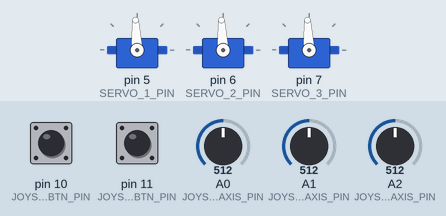
The program below on a simulated Arduino Nano, built with avr-gcc and run on an emulated ATmega328P. Shown: 3 × servo. The test bench sets the inputs (shaded band); at power-on: A2 (JOYSTICK_2_XAXIS_PIN) = 512, A0 (JOYSTICK_1_XAXIS_PIN) = 512, A1 (JOYSTICK_1_YAXIS_PIN) = 512, pin 11 (JOYSTICK_2_SWBTN_PIN) HIGH, pin 10 (JOYSTICK_1_SWBTN_PIN) HIGH.

Above: at 4.2 s.
4.3 s: A2 (JOYSTICK_2_XAXIS_PIN) set to 306
At 4.6 s:
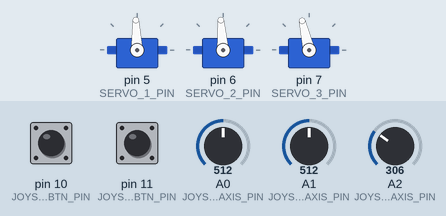
5.8 s: A0 (JOYSTICK_1_XAXIS_PIN) set to 716
At 6.1 s:
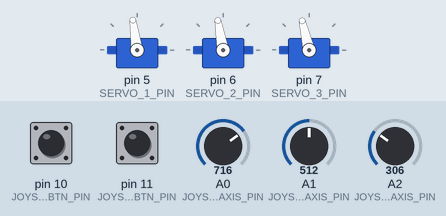
7.3 s: A1 (JOYSTICK_1_YAXIS_PIN) set to 716
At 8.2 s:
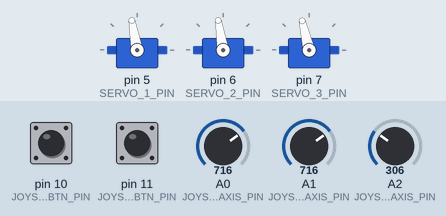
8.8 s: pin 11 (JOYSTICK_2_SWBTN_PIN) pulled LOW for 0.15 s
At 9.2 s:
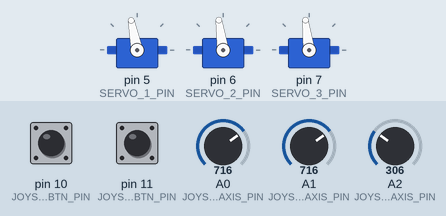
10.4 s: A0 (JOYSTICK_1_XAXIS_PIN) set to 900
At 10.9 s:
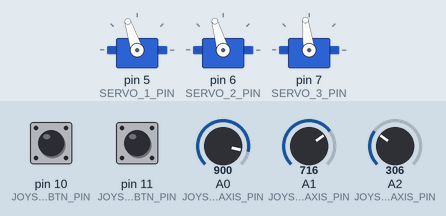
11.9 s: A2 (JOYSTICK_2_XAXIS_PIN) set to 190
At 13.1 s:
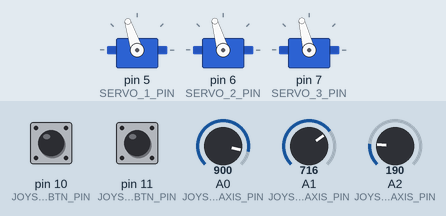
Timing chart, 0 to 14.4 s (numbered marks = the images above; inputs shaded):
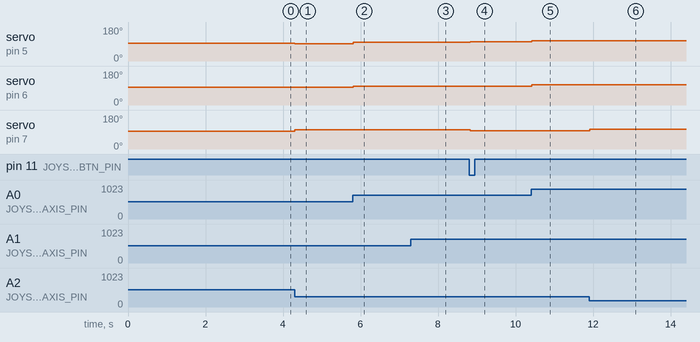

Measured:
- after the input at 4.3 s, servo on pin 5 (SERVO_1_PIN): 93° → 92° at once; servo on pin 6 (SERVO_2_PIN): 93° → 94° at once; servo on pin 7 (SERVO_3_PIN): 93° → 103° at once
- after the input at 5.8 s, servo on pin 5 (SERVO_1_PIN): 92° → 98° at once; servo on pin 6 (SERVO_2_PIN): 94° → 100° at once
- after the input at 7.3 s, servo on pin 5 (SERVO_1_PIN): 98° → 100° at once; servo on pin 6 (SERVO_2_PIN): 100° → 99° at once
- after the input at 8.8 s, servo on pin 5 (SERVO_1_PIN): 100° → 101° at once; servo on pin 6 (SERVO_2_PIN): 99° → 98° at once; servo on pin 7 (SERVO_3_PIN): 103° → 97° at once
- after the input at 10.4 s, servo on pin 5 (SERVO_1_PIN): 101° → 108° at once; servo on pin 6 (SERVO_2_PIN): 98° → 106° at once
- after the input at 11.9 s, servo on pin 7 (SERVO_3_PIN): 97° → 104° at once

The program:

main.cpp
```cpp
#include <Arduino.h>
#include <Servo.h>

#define THROTTLE_DEADZONE          40
#define TURNING_DEADZONE           60
#define VERTICAL_DEADZONE          40
#define MAX_THRUST_VERTICAL        300
#define MAX_THRUST_HORIZONTAL      200
#define SLOW_MODE_SCALE            75  // how many percent reduce from max thrust
#define VERTICAL_ROT_CORRECTION_UP 15  // in percent
#define VERTICAL_ROT_CORRECTION_DW 20  // in percent
#define HOVER_MODE_THRUST          -60

#define SERVO_1_PIN 5 // digital pins, left
#define SERVO_2_PIN 6 // right
#define SERVO_3_PIN 7 // middle

#define JOYSTICK_1_XAXIS_PIN A0 // left joystick
#define JOYSTICK_1_YAXIS_PIN A1
#define JOYSTICK_1_SWBTN_PIN 10 // digital
#define JOYSTICK_2_XAXIS_PIN A2 // right joystick
#define JOYSTICK_2_YAXIS_PIN A3
#define JOYSTICK_2_SWBTN_PIN 11 // digital

Servo servoLeft;
Servo servoRight;
Servo servoMiddle;

bool isSlowMode = false;
bool lastSlowModeState = HIGH;

bool isHoverMode = false;
bool lastHoverModeState = HIGH;

int readJoystick(int pin, bool inverted, int deadzone, int maxThrust) {
    int raw = analogRead(pin);
    int offset = raw - 512;
    if (abs(offset) < deadzone) return 0;

    int output;
    if (offset > 0) {
        output = map(raw, 512 + deadzone, 1023, 0, maxThrust);
    } else {
        output = map(raw, 0, 512 - deadzone, -maxThrust, 0);
    }

    output = constrain(output, -maxThrust, maxThrust);
    if (inverted) output = -output;
    return output;
}

int applyCurve(int input, int maxThrust) {
    long magnitude = abs(input);
    long curved = magnitude * magnitude / maxThrust;
    if (input < 0) curved = -curved;
    return (int)curved;
}

int getVerticalYawCorrection(int vertical) {
    int compensation;
    if (vertical > 0) {
        compensation = VERTICAL_ROT_CORRECTION_UP;
    } else {
        compensation = VERTICAL_ROT_CORRECTION_DW;
    }
    return (long)vertical * MAX_THRUST_HORIZONTAL * compensation / MAX_THRUST_VERTICAL / 100;
}

int thrustToPWM(int thrust) {
    return 1500 + thrust;
}

void setup() {
    pinMode(JOYSTICK_1_XAXIS_PIN, INPUT);
    pinMode(JOYSTICK_1_YAXIS_PIN, INPUT);
    pinMode(JOYSTICK_1_SWBTN_PIN, INPUT_PULLUP);
    pinMode(JOYSTICK_2_XAXIS_PIN, INPUT);
    pinMode(JOYSTICK_2_YAXIS_PIN, INPUT);
    pinMode(JOYSTICK_2_SWBTN_PIN, INPUT_PULLUP);

    servoLeft.attach(SERVO_1_PIN);
    servoRight.attach(SERVO_2_PIN);
    servoMiddle.attach(SERVO_3_PIN);

    servoLeft.writeMicroseconds(1500);
    servoRight.writeMicroseconds(1500);
    servoMiddle.writeMicroseconds(1500);
    delay(3000);
}

void loop() {
    // slow mode check
    bool rtSlowMode = digitalRead(JOYSTICK_1_SWBTN_PIN);
    if (lastSlowModeState == HIGH && rtSlowMode == LOW) {
        isSlowMode = !isSlowMode;
        delay(30);
    }
    lastSlowModeState = rtSlowMode;

    // hover mode check
    bool rtHoverMode = digitalRead(JOYSTICK_2_SWBTN_PIN);
    if (lastHoverModeState == HIGH && rtHoverMode == LOW) {
        isHoverMode = !isHoverMode;
        delay(30);
    }
    lastHoverModeState = rtHoverMode;

    // read joystick
    int throttle = readJoystick(JOYSTICK_1_XAXIS_PIN, false, THROTTLE_DEADZONE, MAX_THRUST_HORIZONTAL);
    int turn     = readJoystick(JOYSTICK_1_YAXIS_PIN, false, TURNING_DEADZONE,  MAX_THRUST_HORIZONTAL);
    int vertical = readJoystick(JOYSTICK_2_XAXIS_PIN, true,  VERTICAL_DEADZONE, MAX_THRUST_VERTICAL);

    // apply hover mode
    //if (isHoverMode && vertical == 0) vertical = HOVER_MODE_THRUST;
    if (isHoverMode) {
        vertical += HOVER_MODE_THRUST;
        vertical = constrain(vertical, -MAX_THRUST_VERTICAL, MAX_THRUST_VERTICAL);
    }

    // curve for smoother turning
    turn = applyCurve(turn, MAX_THRUST_HORIZONTAL);

    // vertical movement rotation correction
    turn -= getVerticalYawCorrection(vertical);

    // calculate l/r thruster
    int leftThrust  = throttle + turn;
    int rightThrust = throttle - turn;

    // enforce max thrust
    int maxMagnitude = max(abs(leftThrust), abs(rightThrust));
    if (maxMagnitude > MAX_THRUST_HORIZONTAL) {
        leftThrust  = (long)leftThrust * MAX_THRUST_HORIZONTAL / maxMagnitude;
        rightThrust = (long)rightThrust * MAX_THRUST_HORIZONTAL / maxMagnitude;
    }

    // apply slow mode
    if (isSlowMode) {
        leftThrust  = (long)leftThrust  * SLOW_MODE_SCALE / 100;
        rightThrust = (long)rightThrust * SLOW_MODE_SCALE / 100;
    }

    // send command
    servoLeft.writeMicroseconds(thrustToPWM(leftThrust));
    servoRight.writeMicroseconds(thrustToPWM(rightThrust));
    servoMiddle.writeMicroseconds(thrustToPWM(vertical));
    delay(20);
}
```

statictest.cpp
```cpp
#include <Arduino.h>
#include <Wire.h>
#include <Servo.h>

#define SERVO_1_PIN 5
#define SERVO_2_PIN 6
#define SERVO_3_PIN 7

#define JOYSTICK_1_XAXIS_PIN A1
#define JOYSTICK_1_YAXIS_PIN A2
#define JOYSTICK_2_XAXIS_PIN A3
#define JOYSTICK_2_YAXIS_PIN A4

static Servo servo1;
static Servo servo2;
static Servo servo3;

void main_statictest() {
    Serial.begin(9600);
    Serial.println("Init");
    servo1.attach(SERVO_1_PIN);
    servo2.attach(SERVO_2_PIN);
    servo3.attach(SERVO_3_PIN);
    delay(1000);

    servo1.writeMicroseconds(1500);
    servo2.writeMicroseconds(1500);
    servo3.writeMicroseconds(1500);
    delay(1000);
}

void loop_statictest() {
    Serial.println("2000");
    servo1.writeMicroseconds(2000);
    servo2.writeMicroseconds(2000);
    servo3.writeMicroseconds(2000);
    delay(5020);
    Serial.println("1000");
    servo1.writeMicroseconds(1000);
    servo2.writeMicroseconds(1000);
    servo3.writeMicroseconds(1000);
    delay(5020);
    Serial.println("1500");
    servo1.writeMicroseconds(1500);
    servo2.writeMicroseconds(1500);
    servo3.writeMicroseconds(1500);
    delay(5020);


}
```
